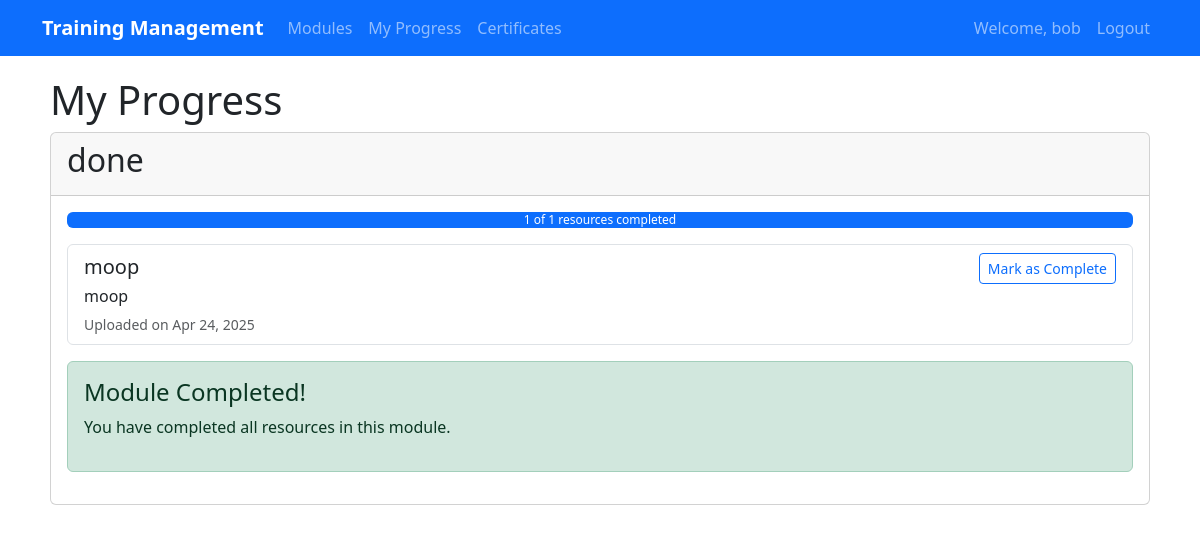
The app's page /progress/ (signed in) with its own data.
### training/models.py (models this page shows, shortened)
class Enrollment(models.Model):
    student = models.ForeignKey(User, on_delete=models.CASCADE, related_name='enrollments')
    module = models.ForeignKey(Module, on_delete=models.CASCADE, related_name='enrollments')
    enrolled_at = models.DateTimeField(default=timezone.now)
    completed = models.BooleanField(default=False)
    completion_date = models.DateTimeField(null=True, blank=True)
    class Meta:
        unique_together = ('student', 'module')

class Module(models.Model):
    title = models.CharField(max_length=200)
    description = models.TextField()
    instructor = models.ForeignKey(User, on_delete=models.CASCADE, related_name='modules_taught')
    created_at = models.DateTimeField(default=timezone.now)
    start_date = models.DateField()
    end_date = models.DateField()
    is_active = models.BooleanField(default=True)

class Resource(models.Model):
    module = models.ForeignKey(Module, on_delete=models.CASCADE, related_name='resources')
    title = models.CharField(max_length=200)
    description = models.TextField()
    file = models.FileField(upload_to='resources/')
    uploaded_at = models.DateTimeField(default=timezone.now)
    uploaded_by = models.ForeignKey(User, on_delete=models.CASCADE)

### training/views.py (the view)
# urls.py: path('progress/', views.progress_list, name='progress_list'),
@login_required
def progress_list(request):
    enrollments = Enrollment.objects.filter(student=request.user)
    for enrollment in enrollments:
        resources = Resource.objects.filter(module=enrollment.module)
        progress_dict = {}
        for resource in resources:
            progress_obj, created = Progress.objects.get_or_create(
                enrollment=enrollment,
                resource=resource
            )
            progress_dict[resource.id] = progress_obj
        all_completed = all(progress.completed for progress in progress_dict.values())
        if all_completed and not enrollment.completed:
            enrollment.completed = True
            enrollment.completion_date = timezone.now()
            enrollment.save()
        enrollment.progress_dict = progress_dict
    return render(request, 'training/progress_list.html', {'enrollments': enrollments})

### training/templatetags/training_tags.py (called while the page is built)
@register.filter
def div(value, arg):
    try:
        return float(value) / float(arg)
    except (ValueError, ZeroDivisionError):
        return 0

@register.filter
def mul(value, arg):
    try:
        return float(value) * float(arg)
    except (ValueError, TypeError):
        return 0

### templates/training/progress_list.html (shortened to what this page needs)
{% extends 'training/base.html' %}
{% load training_tags %}
{% block content %}
<div class="row">
    <div class="col-12">
        <h1>My Progress</h1>
        {% for enrollment in enrollments %}
            <div class="card mb-4">
                <div class="card-header">
                    <h2>{{ enrollment.module.title }}</h2>
                </div>
                <div class="card-body">
                    <div class="progress mb-3">
                        {% with completed=enrollment.progress.count total=enrollment.module.resources.count %}
                            <div class="progress-bar" role="progressbar"
                                 style="width: {% if total > 0 %}{{ completed|div:total|mul:100 }}{% else %}0{% endif %}%"
                                 aria-valuenow="{{ completed }}" aria-valuemin="0" aria-valuemax="{{ total }}">
                                {{ completed }} of {{ total }} resources completed
                            </div>
                        {% endwith %}
                    </div>
                    <div class="list-group">
                        {% for resource in enrollment.module.resources.all %}
                            <div class="list-group-item">
                                <div class="d-flex w-100 justify-content-between align-items-center">
                                    <h5 class="mb-1">{{ resource.title }}</h5>
                                    {% if enrollment.progress_dict|get_item:resource.id.completed %}
                                        <span class="badge bg-success">Completed</span>
                                    {% else %}
                                        <a href="{% url 'mark_resource_complete' resource_id=resource.id %}"
                                           class="btn btn-sm btn-outline-primary">
                                            Mark as Complete
                                        </a>
                                    {% endif %}
                                </div>
                                <p class="mb-1">{{ resource.description }}</p>
                                <small class="text-muted">
                                    Uploaded on {{ resource.uploaded_at|date:"M d, Y" }}
                                </small>
                            </div>
                        {% empty %}
                            <div class="alert alert-info">
                                No resources available for this module.
                            </div>
                        {% endfor %}
                    </div>
                    {% if enrollment.completed %}
                        <div class="mt-3">
                            <div class="alert alert-success">
                                <h4 class="alert-heading">Module Completed!</h4>
                                <p>You have completed all resources in this module.</p>
                            </div>
                        </div>
                    {% endif %}
                </div>
            </div>
        {% empty %}
            <div class="alert alert-info">
                You are not enrolled in any modules yet.
            </div>
        {% endfor %}
    </div>
</div>
{% endblock %}

### templates/training/base.html (shortened to what this page needs)
<!DOCTYPE html>
<html lang="en">
<head>
    <link href="https://cdn.jsdelivr.net/npm/bootstrap@5.3.0/dist/css/bootstrap.min.css" rel="stylesheet">
</head>
<body>
    <nav class="navbar navbar-expand-lg navbar-dark bg-primary">
        <div class="container">
            <a class="navbar-brand" href="{% url 'home' %}">Training Management</a>
            <div class="collapse navbar-collapse" id="navbarNav">
                <ul class="navbar-nav me-auto">
                    {% if user.is_authenticated %}
                        <li class="nav-item">
                            <a class="nav-link" href="{% url 'module_list' %}">Modules</a>
                        </li>
                        <li class="nav-item">
                            <a class="nav-link" href="{% url 'progress_list' %}">My Progress</a>
                        </li>
                        <li class="nav-item">
                            <a class="nav-link" href="{% url 'certificate_list' %}">Certificates</a>
                        </li>
                    {% endif %}
                </ul>
                <ul class="navbar-nav">
                    {% if user.is_authenticated %}
                        <li class="nav-item">
                            <span class="nav-link">Welcome, {{ user.username }}</span>
                        </li>
                        <li class="nav-item">
                            <a class="nav-link" href="{% url 'logout' %}">Logout</a>
                        </li>
                    {% else %}
                        <li class="nav-item">
                            <a class="nav-link" href="{% url 'login' %}">Login</a>
                        </li>
                    {% endif %}
                </ul>
            </div>
        </div>
    </nav>
    <div class="container content">
        {% block content %}
        {% endblock %}
    </div>
</body>
</html>

### templates/training/base.html (style rules this page uses)
.navbar-brand { font-weight: bold; }
.content { padding: 20px; }
.card { margin-bottom: 20px; }

### records on screen
Enrollment: module "done", {{ completed|div:total|mul:100 }} 100.0 (drawn), progress.count "1", module.resources.count "1", completed "Module Completed!", shows "You have completed all resources in this module."
Resource: title "moop", shows "Mark as Complete", description "moop", uploaded_at "Apr 24, 2025"

### other values on screen
{{ user.username }} "bob"
